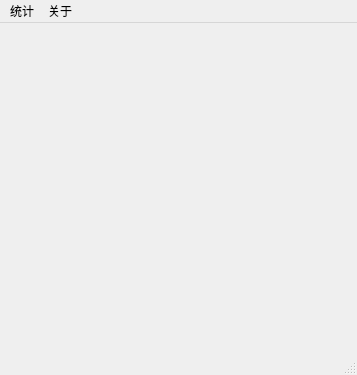
<?xml version="1.0" encoding="UTF-8"?>
<ui version="4.0">
 <class>MainWindow</class>
 <widget class="QMainWindow" name="MainWindow">
  <property name="geometry">
   <rect>
    <x>0</x>
    <y>0</y>
    <width>357</width>
    <height>375</height>
   </rect>
  </property>
  <property name="windowTitle">
   <string>MainWindow</string>
  </property>
  <widget class="QWidget" name="centralwidget"/>
  <widget class="QMenuBar" name="menubar">
   <property name="geometry">
    <rect>
     <x>0</x>
     <y>0</y>
     <width>357</width>
     <height>21</height>
    </rect>
   </property>
   <widget class="QMenu" name="menu">
    <property name="title">
     <string>统计</string>
    </property>
    <addaction name="actionFilePath"/>
    <addaction name="actionExit"/>
   </widget>
   <widget class="QMenu" name="menu_2">
    <property name="title">
     <string>关于</string>
    </property>
    <addaction name="actionAbout"/>
    <addaction name="actionGitHub"/>
   </widget>
   <addaction name="menu"/>
   <addaction name="menu_2"/>
  </widget>
  <widget class="QStatusBar" name="statusbar"/>
  <action name="actionAbout">
   <property name="text">
    <string>关于</string>
   </property>
  </action>
  <action name="actionGitHub">
   <property name="text">
    <string>GitHub</string>
   </property>
  </action>
  <action name="actionFilePath">
   <property name="text">
    <string>数据路径</string>
   </property>
  </action>
  <action name="actionExit">
   <property name="text">
    <string>退出</string>
   </property>
  </action>
 </widget>
 <resources/>
 <connections/>
</ui>
